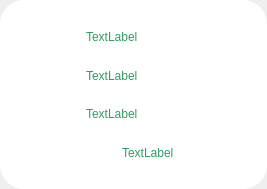
<?xml version="1.0" encoding="UTF-8"?>
<ui version="4.0">
 <class>Form</class>
 <widget class="QWidget" name="Form">
  <property name="geometry">
   <rect>
    <x>0</x>
    <y>0</y>
    <width>267</width>
    <height>189</height>
   </rect>
  </property>
  <property name="windowTitle">
   <string>Form</string>
  </property>
  <layout class="QHBoxLayout" name="horizontalLayout">
   <property name="spacing">
    <number>0</number>
   </property>
   <property name="leftMargin">
    <number>0</number>
   </property>
   <property name="topMargin">
    <number>0</number>
   </property>
   <property name="rightMargin">
    <number>0</number>
   </property>
   <property name="bottomMargin">
    <number>0</number>
   </property>
   <item>
    <widget class="QWidget" name="widget" native="true">
     <property name="styleSheet">
      <string notr="true">QWidget#widget{
	background-color:white;
	border-radius:24px;
}</string>
     </property>
     <layout class="QHBoxLayout" name="horizontalLayout_2">
      <property name="spacing">
       <number>25</number>
      </property>
      <property name="leftMargin">
       <number>17</number>
      </property>
      <property name="topMargin">
       <number>17</number>
      </property>
      <property name="rightMargin">
       <number>17</number>
      </property>
      <property name="bottomMargin">
       <number>17</number>
      </property>
      <item>
       <widget class="QWidget" name="widget_2" native="true">
        <property name="minimumSize">
         <size>
          <width>44</width>
          <height>155</height>
         </size>
        </property>
        <property name="maximumSize">
         <size>
          <width>44</width>
          <height>155</height>
         </size>
        </property>
       </widget>
      </item>
      <item>
       <widget class="QWidget" name="widget_3" native="true">
        <property name="minimumSize">
         <size>
          <width>164</width>
          <height>0</height>
         </size>
        </property>
        <property name="maximumSize">
         <size>
          <width>164</width>
          <height>16777215</height>
         </size>
        </property>
        <layout class="QVBoxLayout" name="verticalLayout" stretch="1,1,1,1">
         <property name="spacing">
          <number>0</number>
         </property>
         <property name="leftMargin">
          <number>0</number>
         </property>
         <property name="topMargin">
          <number>0</number>
         </property>
         <property name="rightMargin">
          <number>0</number>
         </property>
         <property name="bottomMargin">
          <number>0</number>
         </property>
         <item>
          <widget class="QLabel" name="l_conduit">
           <property name="styleSheet">
            <string notr="true">color:rgba(44, 159, 97, 1);</string>
           </property>
           <property name="text">
            <string>TextLabel</string>
           </property>
          </widget>
         </item>
         <item>
          <widget class="QLabel" name="l_name">
           <property name="styleSheet">
            <string notr="true">color:rgba(44, 159, 97, 1);</string>
           </property>
           <property name="text">
            <string>TextLabel</string>
           </property>
          </widget>
         </item>
         <item>
          <widget class="QLabel" name="l_margin">
           <property name="styleSheet">
            <string notr="true">color:rgba(44, 159, 97, 1);</string>
           </property>
           <property name="text">
            <string>TextLabel</string>
           </property>
          </widget>
         </item>
         <item>
          <widget class="QWidget" name="widget_4" native="true">
           <property name="styleSheet">
            <string notr="true">QWidget#widget_4{
	background-color:white;
}</string>
           </property>
           <layout class="QHBoxLayout" name="horizontalLayout_3">
            <property name="spacing">
             <number>12</number>
            </property>
            <property name="leftMargin">
             <number>0</number>
            </property>
            <property name="topMargin">
             <number>0</number>
            </property>
            <property name="rightMargin">
             <number>0</number>
            </property>
            <property name="bottomMargin">
             <number>0</number>
            </property>
            <item>
             <widget class="QLabel" name="label_4">
              <property name="minimumSize">
               <size>
                <width>24</width>
                <height>24</height>
               </size>
              </property>
              <property name="maximumSize">
               <size>
                <width>24</width>
                <height>24</height>
               </size>
              </property>
              <property name="styleSheet">
               <string notr="true">border-image: url(:/icon/icon_second_screen_clock.png);</string>
              </property>
              <property name="text">
               <string/>
              </property>
             </widget>
            </item>
            <item>
             <widget class="QLabel" name="l_time">
              <property name="styleSheet">
               <string notr="true">color:rgba(44, 159, 97, 1);</string>
              </property>
              <property name="text">
               <string>TextLabel</string>
              </property>
             </widget>
            </item>
           </layout>
          </widget>
         </item>
        </layout>
       </widget>
      </item>
     </layout>
    </widget>
   </item>
  </layout>
 </widget>
 <resources>
  <include location="../drawable/drawable.qrc"/>
 </resources>
 <connections/>
</ui>
